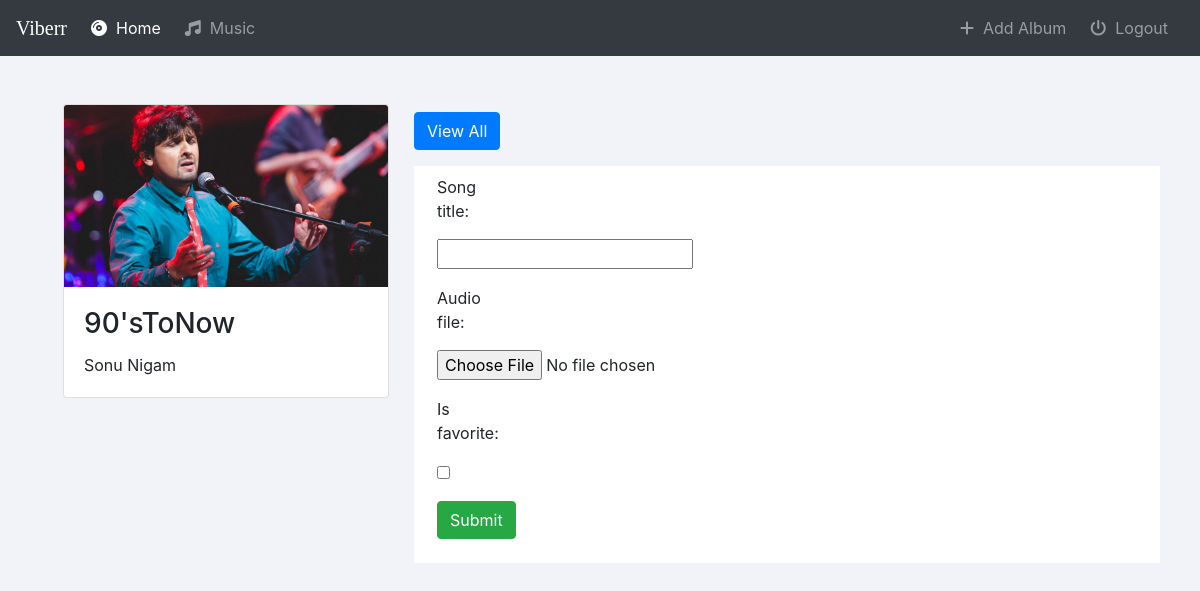
The page /music/album/2/addsong (signed in) on the database its author committed.
### music/models.py (models this page shows, shortened)
class Album(models.Model):
    user = models.ForeignKey(User,models.SET_NULL,blank=True,null=True)
    artist = models.CharField(max_length=250)
    album_title = models.CharField(max_length=500)
    genre = models.CharField(max_length=100)
    album_logo = models.FileField(upload_to='music/images')
    is_favorite = models.BooleanField(default=False)

### music/views.py (the view, shortened to what this page needs)
# urls.py: path('album/<int:pk>/addsong', views.AddSong, name='add-song'),
@login_required(login_url='music:login')
def AddSong(request,pk):
    album = get_object_or_404(Album,id=pk)
    form = SongForm(request.POST or None ,request.FILES or None)
    return render(request,'music/song_form.html',{'form':form,'album':album})

### music/forms.py
class SongForm(forms.ModelForm):
    class Meta:
        model = Song
        fields = ['song_title','audio_file','is_favorite']

### music/templates/music/song_form.html (shortened to what this page needs)
{% extends 'music/basic.html' %}
{% block body %}
<div class="container-fluid">
    <div class="row m-4">
        <div class="col-md-4 p-4">
            <div class="card">
                <img class="card-img-top" src="{{album.album_logo.url}}" alt="Card image cap">
                <div class="card-body">
                    <h3 class="card-title">{{album.album_title}}</h3>
                    <p class="card-text">{{album.artist}}</p>
                </div>
            </div>
        </div>
        <div class="col-md-8  p-3">
            <div class="row my-3">
                  <a href="{% url 'music:detail' album.id %}" class="btn btn-primary">View All</a>
              </div>
                <div class="row bg-white p-2">
                    <form class="form-horizontal" action="" method="post" enctype="multipart/form-data">
                        {% include 'music/form-template.html' %}
                        <div class="form-group">
                            <div class="col-sm-offset-2 col-sm-10">
                                <button type="submit" class="btn btn-success">Submit</button>
                            </div>
                        </div>
                    </form>
                </div>
        </div>
    </div>
</div>
{% endblock %}

### music/static/music/styles.css (style rules this page uses)
html,body { background:#f1f3f8; }

### rows shown on the page
Album: album_logo (picture), album_title "90'sToNow", artist "Sonu Nigam"

### other values the page prints
{{ field.label_tag }} "Song title:" "Audio file:" "Is favorite:"
